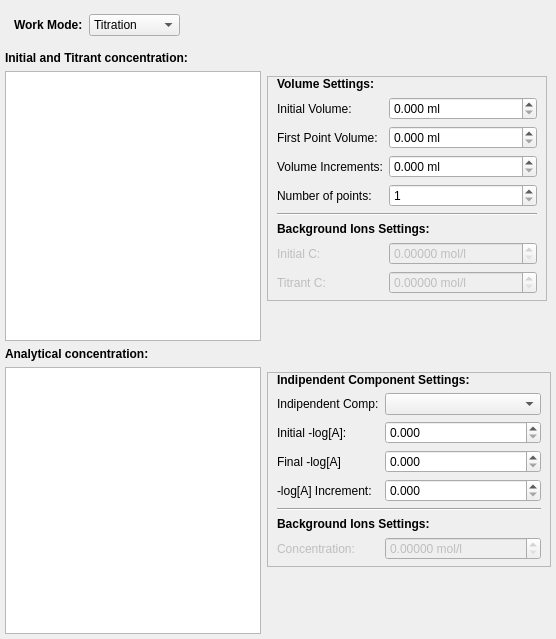
      <widget class="QWidget" name="Settings">
       <property name="enabled">
        <bool>true</bool>
       </property>
       <property name="sizePolicy">
        <sizepolicy hsizetype="Preferred" vsizetype="Maximum">
         <horstretch>0</horstretch>
         <verstretch>0</verstretch>
        </sizepolicy>
       </property>
       <attribute name="title">
        <string>Settings</string>
       </attribute>
       <layout class="QVBoxLayout" name="verticalLayout_7">
        <property name="sizeConstraint">
         <enum>QLayout::SetMaximumSize</enum>
        </property>
        <property name="leftMargin">
         <number>5</number>
        </property>
        <property name="topMargin">
         <number>5</number>
        </property>
        <property name="rightMargin">
         <number>5</number>
        </property>
        <property name="bottomMargin">
         <number>5</number>
        </property>
        <item>
         <widget class="QWidget" name="dmodeSelector" native="true">
          <property name="sizePolicy">
           <sizepolicy hsizetype="Maximum" vsizetype="Maximum">
            <horstretch>0</horstretch>
            <verstretch>0</verstretch>
           </sizepolicy>
          </property>
          <layout class="QHBoxLayout" name="horizontalLayout_2">
           <item>
            <widget class="QLabel" name="dmode_label">
             <property name="sizePolicy">
              <sizepolicy hsizetype="Maximum" vsizetype="Maximum">
               <horstretch>0</horstretch>
               <verstretch>0</verstretch>
              </sizepolicy>
             </property>
             <property name="text">
              <string>&lt;html&gt;&lt;head/&gt;&lt;body&gt;&lt;p&gt;&lt;span style=&quot; font-weight:600;&quot;&gt;Work Mode:&lt;/span&gt;&lt;/p&gt;&lt;/body&gt;&lt;/html&gt;</string>
             </property>
            </widget>
           </item>
           <item>
            <widget class="QComboBox" name="dmode">
             <property name="sizePolicy">
              <sizepolicy hsizetype="Maximum" vsizetype="Fixed">
               <horstretch>0</horstretch>
               <verstretch>0</verstretch>
              </sizepolicy>
             </property>
             <property name="statusTip">
              <string>Select operation mode.</string>
             </property>
             <item>
              <property name="text">
               <string>Titration</string>
              </property>
             </item>
             <item>
              <property name="text">
               <string>Distribution</string>
              </property>
             </item>
            </widget>
           </item>
          </layout>
         </widget>
        </item>
        <item>
         <widget class="QWidget" name="dmode0Input" native="true">
          <property name="sizePolicy">
           <sizepolicy hsizetype="Maximum" vsizetype="Preferred">
            <horstretch>0</horstretch>
            <verstretch>0</verstretch>
           </sizepolicy>
          </property>
          <layout class="QHBoxLayout" name="horizontalLayout_3">
           <property name="leftMargin">
            <number>0</number>
           </property>
           <property name="topMargin">
            <number>0</number>
           </property>
           <property name="rightMargin">
            <number>0</number>
           </property>
           <property name="bottomMargin">
            <number>0</number>
           </property>
           <item>
            <widget class="QWidget" name="widget" native="true">
             <property name="sizePolicy">
              <sizepolicy hsizetype="Maximum" vsizetype="Preferred">
               <horstretch>0</horstretch>
               <verstretch>0</verstretch>
              </sizepolicy>
             </property>
             <layout class="QVBoxLayout" name="verticalLayout_4">
              <property name="leftMargin">
               <number>0</number>
              </property>
              <property name="topMargin">
               <number>0</number>
              </property>
              <property name="rightMargin">
               <number>0</number>
              </property>
              <property name="bottomMargin">
               <number>0</number>
              </property>
              <item>
               <widget class="QLabel" name="label_2">
                <property name="text">
                 <string>&lt;html&gt;&lt;head/&gt;&lt;body&gt;&lt;p&gt;&lt;span style=&quot; font-weight:600;&quot;&gt;Initial and Titrant concentration:&lt;/span&gt;&lt;/p&gt;&lt;/body&gt;&lt;/html&gt;</string>
                </property>
               </widget>
              </item>
              <item>
               <widget class="QTableView" name="dmode0_concView"/>
              </item>
             </layout>
            </widget>
           </item>
           <item>
            <widget class="QWidget" name="widget_3" native="true">
             <property name="sizePolicy">
              <sizepolicy hsizetype="Expanding" vsizetype="Preferred">
               <horstretch>0</horstretch>
               <verstretch>0</verstretch>
              </sizepolicy>
             </property>
             <property name="minimumSize">
              <size>
               <width>263</width>
               <height>287</height>
              </size>
             </property>
             <layout class="QVBoxLayout" name="verticalLayout_9">
              <property name="leftMargin">
               <number>0</number>
              </property>
              <property name="topMargin">
               <number>25</number>
              </property>
              <property name="rightMargin">
               <number>0</number>
              </property>
              <property name="bottomMargin">
               <number>0</number>
              </property>
              <item>
               <widget class="QFrame" name="frame">
                <property name="sizePolicy">
                 <sizepolicy hsizetype="Maximum" vsizetype="Maximum">
                  <horstretch>0</horstretch>
                  <verstretch>0</verstretch>
                 </sizepolicy>
                </property>
                <property name="minimumSize">
                 <size>
                  <width>280</width>
                  <height>0</height>
                 </size>
                </property>
                <property name="frameShape">
                 <enum>QFrame::StyledPanel</enum>
                </property>
                <property name="frameShadow">
                 <enum>QFrame::Raised</enum>
                </property>
                <layout class="QFormLayout" name="formLayout">
                 <property name="topMargin">
                  <number>0</number>
                 </property>
                 <property name="bottomMargin">
                  <number>6</number>
                 </property>
                 <item row="0" column="0" colspan="2">
                  <widget class="QLabel" name="label_3">
                   <property name="text">
                    <string>&lt;html&gt;&lt;head/&gt;&lt;body&gt;&lt;p&gt;&lt;span style=&quot; font-weight:600;&quot;&gt;Volume Settings:&lt;/span&gt;&lt;/p&gt;&lt;/body&gt;&lt;/html&gt;</string>
                   </property>
                  </widget>
                 </item>
                 <item row="1" column="0">
                  <widget class="QLabel" name="v0_label">
                   <property name="text">
                    <string>Initial Volume:</string>
                   </property>
                  </widget>
                 </item>
                 <item row="1" column="1">
                  <widget class="QDoubleSpinBox" name="v0">
                   <property name="statusTip">
                    <string>Initial volume in the titration vessel.</string>
                   </property>
                   <property name="suffix">
                    <string> ml</string>
                   </property>
                   <property name="decimals">
                    <number>3</number>
                   </property>
                   <property name="maximum">
                    <double>900.000000000000000</double>
                   </property>
                   <property name="singleStep">
                    <double>0.050000000000000</double>
                   </property>
                  </widget>
                 </item>
                 <item row="2" column="0">
                  <widget class="QLabel" name="initv_label">
                   <property name="text">
                    <string>First Point Volume:</string>
                   </property>
                  </widget>
                 </item>
                 <item row="2" column="1">
                  <widget class="QDoubleSpinBox" name="initv">
                   <property name="statusTip">
                    <string>Volume in the vessel at the first titration point.</string>
                   </property>
                   <property name="suffix">
                    <string> ml</string>
                   </property>
                   <property name="decimals">
                    <number>3</number>
                   </property>
                   <property name="maximum">
                    <double>900.000000000000000</double>
                   </property>
                   <property name="singleStep">
                    <double>0.050000000000000</double>
                   </property>
                  </widget>
                 </item>
                 <item row="3" column="0">
                  <widget class="QLabel" name="vinc_label">
                   <property name="text">
                    <string>Volume Increments:</string>
                   </property>
                  </widget>
                 </item>
                 <item row="3" column="1">
                  <widget class="QDoubleSpinBox" name="vinc">
                   <property name="statusTip">
                    <string>Increment in volume for each titration point.</string>
                   </property>
                   <property name="suffix">
                    <string> ml</string>
                   </property>
                   <property name="decimals">
                    <number>3</number>
                   </property>
                   <property name="maximum">
                    <double>900.000000000000000</double>
                   </property>
                   <property name="singleStep">
                    <double>0.050000000000000</double>
                   </property>
                  </widget>
                 </item>
                 <item row="4" column="0">
                  <widget class="QLabel" name="nop_label">
                   <property name="text">
                    <string>Number of points:</string>
                   </property>
                  </widget>
                 </item>
                 <item row="4" column="1">
                  <widget class="QDoubleSpinBox" name="nop">
                   <property name="statusTip">
                    <string>Number of titration points.</string>
                   </property>
                   <property name="suffix">
                    <string/>
                   </property>
                   <property name="decimals">
                    <number>0</number>
                   </property>
                   <property name="minimum">
                    <double>1.000000000000000</double>
                   </property>
                   <property name="maximum">
                    <double>9000.000000000000000</double>
                   </property>
                   <property name="singleStep">
                    <double>1.000000000000000</double>
                   </property>
                  </widget>
                 </item>
                 <item row="5" column="0" colspan="2">
                  <widget class="Line" name="line_2">
                   <property name="orientation">
                    <enum>Qt::Horizontal</enum>
                   </property>
                  </widget>
                 </item>
                 <item row="6" column="0" colspan="2">
                  <widget class="QLabel" name="label_4">
                   <property name="text">
                    <string>&lt;html&gt;&lt;head/&gt;&lt;body&gt;&lt;p&gt;&lt;span style=&quot; font-weight:600;&quot;&gt;Background Ions Settings:&lt;/span&gt;&lt;/p&gt;&lt;/body&gt;&lt;/html&gt;</string>
                   </property>
                  </widget>
                 </item>
                 <item row="7" column="0">
                  <widget class="QLabel" name="c0back_label">
                   <property name="enabled">
                    <bool>false</bool>
                   </property>
                   <property name="text">
                    <string>Initial C:</string>
                   </property>
                  </widget>
                 </item>
                 <item row="8" column="0">
                  <widget class="QLabel" name="ctback_label">
                   <property name="enabled">
                    <bool>false</bool>
                   </property>
                   <property name="text">
                    <string>Titrant C:</string>
                   </property>
                  </widget>
                 </item>
                 <item row="7" column="1">
                  <widget class="QDoubleSpinBox" name="c0back">
                   <property name="enabled">
                    <bool>false</bool>
                   </property>
                   <property name="statusTip">
                    <string>Initial concentration of beckground ions in titration vessel.</string>
                   </property>
                   <property name="suffix">
                    <string> mol/l</string>
                   </property>
                   <property name="decimals">
                    <number>5</number>
                   </property>
                   <property name="maximum">
                    <double>900.000000000000000</double>
                   </property>
                   <property name="singleStep">
                    <double>0.050000000000000</double>
                   </property>
                  </widget>
                 </item>
                 <item row="8" column="1">
                  <widget class="QDoubleSpinBox" name="ctback">
                   <property name="enabled">
                    <bool>false</bool>
                   </property>
                   <property name="statusTip">
                    <string>Concentration of background ions in the titrant.</string>
                   </property>
                   <property name="suffix">
                    <string> mol/l</string>
                   </property>
                   <property name="decimals">
                    <number>5</number>
                   </property>
                   <property name="maximum">
                    <double>900.000000000000000</double>
                   </property>
                   <property name="singleStep">
                    <double>0.050000000000000</double>
                   </property>
                  </widget>
                 </item>
                </layout>
               </widget>
              </item>
              <item>
               <spacer name="verticalSpacer_3">
                <property name="orientation">
                 <enum>Qt::Vertical</enum>
                </property>
                <property name="sizeType">
                 <enum>QSizePolicy::Expanding</enum>
                </property>
                <property name="sizeHint" stdset="0">
                 <size>
                  <width>20</width>
                  <height>40</height>
                 </size>
                </property>
               </spacer>
              </item>
             </layout>
            </widget>
           </item>
          </layout>
         </widget>
        </item>
        <item>
         <widget class="QWidget" name="dmode1Input" native="true">
          <property name="sizePolicy">
           <sizepolicy hsizetype="Maximum" vsizetype="Preferred">
            <horstretch>0</horstretch>
            <verstretch>0</verstretch>
           </sizepolicy>
          </property>
          <layout class="QHBoxLayout" name="horizontalLayout_7">
           <property name="leftMargin">
            <number>0</number>
           </property>
           <property name="topMargin">
            <number>0</number>
           </property>
           <property name="rightMargin">
            <number>0</number>
           </property>
           <property name="bottomMargin">
            <number>0</number>
           </property>
           <item>
            <widget class="QWidget" name="widget_5" native="true">
             <property name="sizePolicy">
              <sizepolicy hsizetype="Maximum" vsizetype="Preferred">
               <horstretch>0</horstretch>
               <verstretch>0</verstretch>
              </sizepolicy>
             </property>
             <layout class="QVBoxLayout" name="verticalLayout_10">
              <property name="leftMargin">
               <number>0</number>
              </property>
              <property name="topMargin">
               <number>0</number>
              </property>
              <property name="rightMargin">
               <number>0</number>
              </property>
              <property name="bottomMargin">
               <number>0</number>
              </property>
              <item>
               <widget class="QLabel" name="label_8">
                <property name="text">
                 <string>&lt;html&gt;&lt;head/&gt;&lt;body&gt;&lt;p&gt;&lt;span style=&quot; font-weight:600;&quot;&gt;Analytical concentration:&lt;/span&gt;&lt;/p&gt;&lt;/body&gt;&lt;/html&gt;</string>
                </property>
               </widget>
              </item>
              <item>
               <widget class="QTableView" name="dmode1_concView"/>
              </item>
             </layout>
            </widget>
           </item>
           <item>
            <widget class="QWidget" name="widget_11" native="true">
             <property name="sizePolicy">
              <sizepolicy hsizetype="Expanding" vsizetype="Preferred">
               <horstretch>0</horstretch>
               <verstretch>0</verstretch>
              </sizepolicy>
             </property>
             <property name="minimumSize">
              <size>
               <width>263</width>
               <height>287</height>
              </size>
             </property>
             <layout class="QVBoxLayout" name="verticalLayout_11">
              <property name="leftMargin">
               <number>0</number>
              </property>
              <property name="topMargin">
               <number>25</number>
              </property>
              <property name="rightMargin">
               <number>0</number>
              </property>
              <property name="bottomMargin">
               <number>0</number>
              </property>
              <item>
               <widget class="QFrame" name="frame_2">
                <property name="sizePolicy">
                 <sizepolicy hsizetype="Maximum" vsizetype="Maximum">
                  <horstretch>0</horstretch>
                  <verstretch>0</verstretch>
                 </sizepolicy>
                </property>
                <property name="minimumSize">
                 <size>
                  <width>284</width>
                  <height>0</height>
                 </size>
                </property>
                <property name="frameShape">
                 <enum>QFrame::StyledPanel</enum>
                </property>
                <property name="frameShadow">
                 <enum>QFrame::Raised</enum>
                </property>
                <layout class="QFormLayout" name="formLayout_2">
                 <property name="topMargin">
                  <number>0</number>
                 </property>
                 <property name="bottomMargin">
                  <number>6</number>
                 </property>
                 <item row="0" column="0" colspan="2">
                  <widget class="QLabel" name="label_9">
                   <property name="text">
                    <string>&lt;html&gt;&lt;head/&gt;&lt;body&gt;&lt;p&gt;&lt;span style=&quot; font-weight:600;&quot;&gt;Indipendent Component Settings:&lt;/span&gt;&lt;/p&gt;&lt;/body&gt;&lt;/html&gt;</string>
                   </property>
                  </widget>
                 </item>
                 <item row="2" column="0">
                  <widget class="QLabel" name="initialLog_label">
                   <property name="text">
                    <string>Initial -log[A]:</string>
                   </property>
                  </widget>
                 </item>
                 <item row="2" column="1">
                  <widget class="QDoubleSpinBox" name="initialLog">
                   <property name="statusTip">
                    <string>Initial Log value of the indipendent component.</string>
                   </property>
                   <property name="decimals">
                    <number>3</number>
                   </property>
                   <property name="maximum">
                    <double>900.000000000000000</double>
                   </property>
                   <property name="singleStep">
                    <double>0.050000000000000</double>
                   </property>
                  </widget>
                 </item>
                 <item row="3" column="0">
                  <widget class="QLabel" name="finalLog_label">
                   <property name="text">
                    <string>Final -log[A]</string>
                   </property>
                  </widget>
                 </item>
                 <item row="3" column="1">
                  <widget class="QDoubleSpinBox" name="finalLog">
                   <property name="statusTip">
                    <string>Final Log value of the indipendent component.</string>
                   </property>
                   <property name="decimals">
                    <number>3</number>
                   </property>
                   <property name="maximum">
                    <double>900.000000000000000</double>
                   </property>
                   <property name="singleStep">
                    <double>0.050000000000000</double>
                   </property>
                  </widget>
                 </item>
                 <item row="4" column="0">
                  <widget class="QLabel" name="logInc_label">
                   <property name="text">
                    <string>-log[A] Increment:</string>
                   </property>
                  </widget>
                 </item>
                 <item row="4" column="1">
                  <widget class="QDoubleSpinBox" name="logInc">
                   <property name="statusTip">
                    <string>Log increment of the indipendent component at each point.</string>
                   </property>
                   <property name="decimals">
                    <number>3</number>
                   </property>
                   <property name="maximum">
                    <double>900.000000000000000</double>
                   </property>
                   <property name="singleStep">
                    <double>0.050000000000000</double>
                   </property>
                  </widget>
                 </item>
                 <item row="5" column="0" colspan="2">
                  <widget class="Line" name="line_3">
                   <property name="orientation">
                    <enum>Qt::Horizontal</enum>
                   </property>
                  </widget>
                 </item>
                 <item row="6" column="0" colspan="2">
                  <widget class="QLabel" name="label_16">
                   <property name="text">
                    <string>&lt;html&gt;&lt;head/&gt;&lt;body&gt;&lt;p&gt;&lt;span style=&quot; font-weight:600;&quot;&gt;Background Ions Settings:&lt;/span&gt;&lt;/p&gt;&lt;/body&gt;&lt;/html&gt;</string>
                   </property>
                  </widget>
                 </item>
                 <item row="7" column="0">
                  <widget class="QLabel" name="cback_label">
                   <property name="enabled">
                    <bool>false</bool>
                   </property>
                   <property name="text">
                    <string>Concentration:</string>
                   </property>
                  </widget>
                 </item>
                 <item row="7" column="1">
                  <widget class="QDoubleSpinBox" name="cback">
                   <property name="enabled">
                    <bool>false</bool>
                   </property>
                   <property name="statusTip">
                    <string>Concentration of background ions.</string>
                   </property>
                   <property name="suffix">
                    <string> mol/l</string>
                   </property>
                   <property name="decimals">
                    <number>5</number>
                   </property>
                   <property name="maximum">
                    <double>900.000000000000000</double>
                   </property>
                   <property name="singleStep">
                    <double>0.050000000000000</double>
                   </property>
                  </widget>
                 </item>
                 <item row="1" column="0">
                  <widget class="QLabel" name="indComp_label">
                   <property name="text">
                    <string>Indipendent Comp:</string>
                   </property>
                  </widget>
                 </item>
                 <item row="1" column="1">
                  <widget class="QComboBox" name="indComp">
                   <property name="statusTip">
                    <string>Component to be considered indipendent.</string>
                   </property>
                  </widget>
                 </item>
                </layout>
               </widget>
              </item>
              <item>
               <spacer name="verticalSpacer_6">
                <property name="orientation">
                 <enum>Qt::Vertical</enum>
                </property>
                <property name="sizeHint" stdset="0">
                 <size>
                  <width>20</width>
                  <height>40</height>
                 </size>
                </property>
               </spacer>
              </item>
             </layout>
            </widget>
           </item>
          </layout>
         </widget>
        </item>
       </layout>
      </widget>
